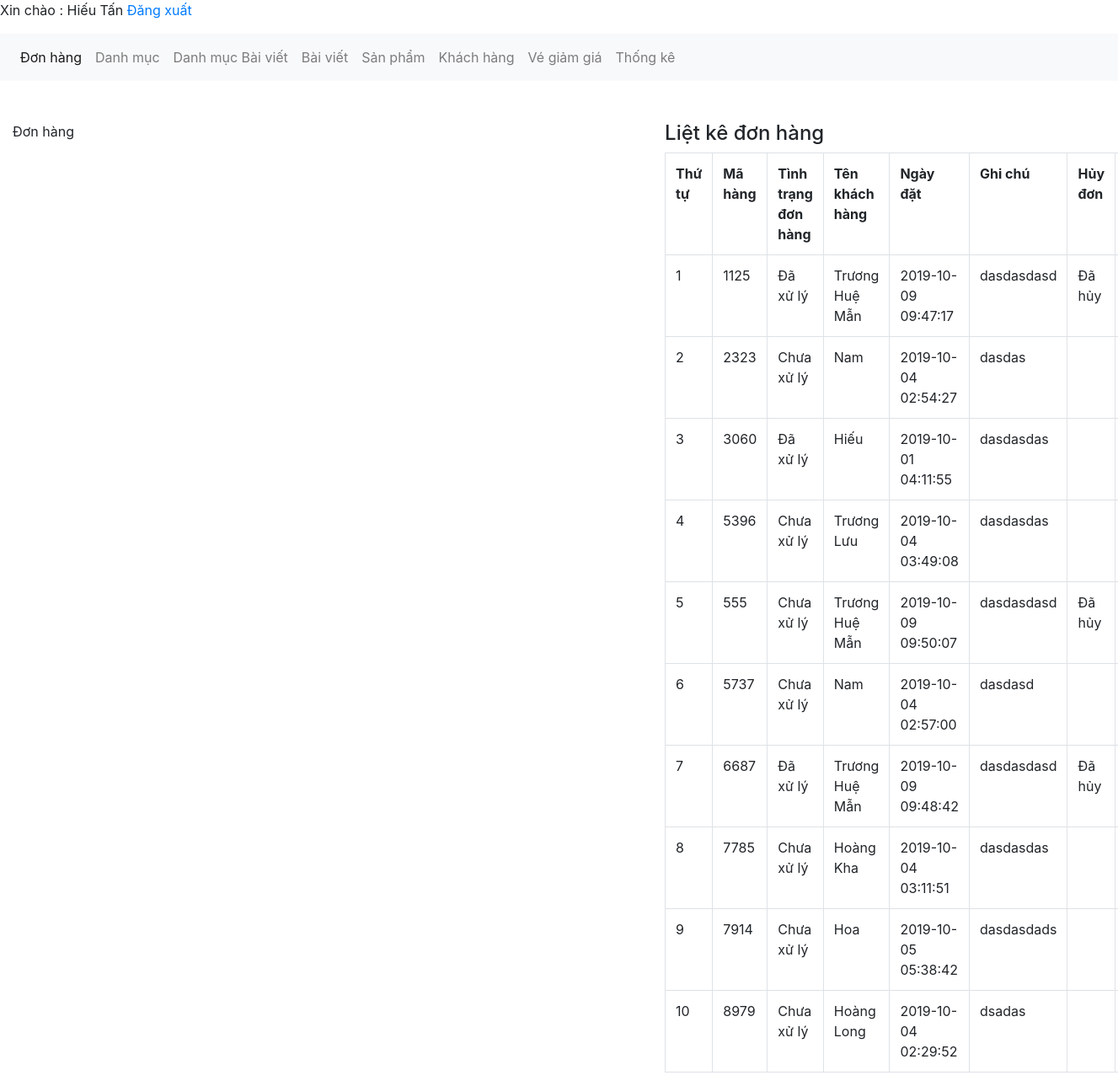
/admin/xulydonhang.php (signed in), run on the app's committed database.
### tables this page shows
CREATE TABLE `tbl_donhang` (
  `donhang_id` int(11) NOT NULL,
  `sanpham_id` int(11) NOT NULL,
  `soluong` int(11) NOT NULL,
  `mahang` varchar(50) NOT NULL,
  `khachhang_id` int(11) NOT NULL,
  `ngaythang` timestamp NOT NULL DEFAULT current_timestamp() ON UPDATE current_timestamp(),
  `tinhtrang` int(11) NOT NULL,
  `huydon` int(11) NOT NULL DEFAULT 0,
  `voucher_id` int(11) NOT NULL
);

CREATE TABLE `tbl_khachhang` (
  `khachhang_id` int(11) NOT NULL,
  `name` varchar(100) NOT NULL,
  `phone` varchar(50) NOT NULL,
  `address` varchar(200) NOT NULL,
  `note` text NOT NULL,
  `email` varchar(150) NOT NULL,
  `password` varchar(100) NOT NULL,
  `giaohang` int(11) NOT NULL
);

### admin/xulydonhang.php (the view, shortened to what this page needs)
<?php
	include('../db/connect.php');
?>
<!DOCTYPE html>
<html lang="en">
<head>
	<link href="../css/bootstrap.css" rel="stylesheet" type="text/css" media="all" />
</head>
<body>
<?php include "dashboard.php";?>
	<br><br>
	<div class="container-fluid">
		<div class="row">
			 <?php
			if(isset($_GET['quanly'])=='xemdonhang'){
				$mahang = $_GET['mahang'];
				$sql_chitiet = mysqli_query($con,"SELECT * FROM tbl_donhang,tbl_sanpham WHERE tbl_donhang.sanpham_id=tbl_sanpham.sanpham_id AND tbl_donhang.mahang='$mahang'");
				?>
				<div class="col-md-7">
				<p>Xem chi tiết đơn hàng</p>
			<form action="" method="POST">
				<table class="table table-bordered ">
					<tr>
						<th>Thứ tự</th>
						<th>Mã hàng</th>
						<th>Tên sản phẩm</th>
						<th>Số lượng</th>
						<th>Giá</th>
						<th>Tổng tiền</th>
						<th>Ngày đặt</th>
					</tr>
					<?php
					$i = 0;
					while($row_donhang = mysqli_fetch_array($sql_chitiet)){
						$i++;
					?>
					<tr>
						<td><?php echo $i; ?></td>
						<td><?php echo $row_donhang['mahang']; ?></td>
						<td><?php echo $row_donhang['sanpham_name']; ?></td>
						<td><?php echo $row_donhang['soluong']; ?></td>
						<td><?php echo $row_donhang['sanpham_giakhuyenmai']; ?></td>
						<td><?php echo number_format($row_donhang['soluong']*$row_donhang['sanpham_giakhuyenmai']).'vnđ'; ?></td>
						<td><?php echo $row_donhang['ngaythang'] ?></td>
						<input type="hidden" name="mahang_xuly" value="<?php echo $row_donhang['mahang'] ?>">
					</tr>
					 <?php
					}
					?>
				</table>
				<select class="form-control" name="xuly">
					<option value="1">Đã xử lý | Giao hàng</option>
					<option value="0">Chưa xử lý</option>
				</select><br>
				<input type="submit" value="Cập nhật đơn hàng" name="capnhatdonhang" class="btn btn-success">
			</form>
				</div>
			<?php
			}else{
				?>
				<div class="col-md-7">
					<p>Đơn hàng</p>
				</div>
				<?php
			}
				?>
			<div class="col-md-5">
				<h4>Liệt kê đơn hàng</h4>
				<?php
				$sql_select = mysqli_query($con,"SELECT * FROM tbl_sanpham,tbl_khachhang,tbl_donhang WHERE tbl_donhang.sanpham_id=tbl_sanpham.sanpham_id AND tbl_donhang.khachhang_id=tbl_khachhang.khachhang_id GROUP BY mahang ");
				?>
				<table class="table table-bordered ">
					<tr>
						<th>Thứ tự</th>
						<th>Mã hàng</th>
						<th>Tình trạng đơn hàng</th>
						<th>Tên khách hàng</th>
						<th>Ngày đặt</th>
						<th>Ghi chú</th>
						<th>Hủy đơn</th>
						<th>Quản lý</th>
					</tr>
					<?php
					$i = 0;
					while($row_donhang = mysqli_fetch_array($sql_select)){
						$i++;
					?>
					<tr>
						<td><?php echo $i; ?></td>
						<td><?php echo $row_donhang['mahang']; ?></td>
						<td><?php
							if($row_donhang['tinhtrang']==0){
								echo 'Chưa xử lý';
							}else{
								echo 'Đã xử lý';
							}
						?></td>
						<td><?php echo $row_donhang['name']; ?></td>
						<td><?php echo $row_donhang['ngaythang'] ?></td>
						<td><?php echo $row_donhang['note'] ?></td>
						<td><?php if($row_donhang['huydon']==0){ }elseif($row_donhang['huydon']==1){
							echo '<a href="xulydonhang.php?quanly=xemdonhang&mahang='.$row_donhang['mahang'].'&xacnhanhuy=2">Xác nhận hủy đơn</a>';
						}else{
							echo 'Đã hủy';
						}
						?></td>
						<td><a href="?xoadonhang=<?php echo $row_donhang['mahang'] ?>">Xóa</a> || <a href="?quanly=xemdonhang&mahang=<?php echo $row_donhang['mahang'] ?>">Xem </a></td>
					</tr>
					 <?php
					}
					?>
				</table>
			</div>
		</div>
	</div>
</body>
</html>

### data on the page
tbl_donhang: mahang "1125", tinhtrang "Đã xử lý", khachhang.name "Trương Huệ Mẫn", ngaythang "2019-10-09 09:47:17", khachhang.note "dasdasdasd", huydon "Đã hủy"
tbl_donhang: mahang "2323", tinhtrang "Chưa xử lý", khachhang.name "Nam", ngaythang "2019-10-04 02:54:27", khachhang.note "dasdas"
tbl_donhang: mahang "3060", tinhtrang "Đã xử lý", khachhang.name "Hiếu", ngaythang "2019-10-01 04:11:55", khachhang.note "dasdasdas"
tbl_donhang: mahang "5396", tinhtrang "Chưa xử lý", khachhang.name "Trương Lưu", ngaythang "2019-10-04 03:49:08", khachhang.note "dasdasdas"
tbl_donhang: mahang "555", tinhtrang "Chưa xử lý", khachhang.name "Trương Huệ Mẫn", ngaythang "2019-10-09 09:50:07", khachhang.note "dasdasdasd", huydon "Đã hủy"
tbl_donhang: mahang "5737", tinhtrang "Chưa xử lý", khachhang.name "Nam", ngaythang "2019-10-04 02:57:00", khachhang.note "dasdasd"
tbl_donhang: mahang "6687", tinhtrang "Đã xử lý", khachhang.name "Trương Huệ Mẫn", ngaythang "2019-10-09 09:48:42", khachhang.note "dasdasdasd", huydon "Đã hủy"
tbl_donhang: mahang "7785", tinhtrang "Chưa xử lý", khachhang.name "Hoàng Kha", ngaythang "2019-10-04 03:11:51", khachhang.note "dasdasdas"
tbl_donhang: mahang "7914", tinhtrang "Chưa xử lý", khachhang.name "Hoa", ngaythang "2019-10-05 05:38:42", khachhang.note "dasdasdads"
tbl_donhang: mahang "8979", tinhtrang "Chưa xử lý", khachhang.name "Hoàng Long", ngaythang "2019-10-04 02:29:52", khachhang.note "dsadas"

### other printed values
$_SESSION['dangnhap'] "Hiếu Tấn"
